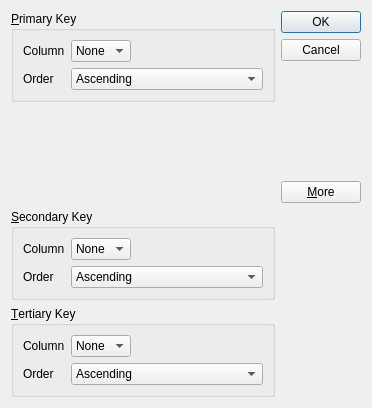
<?xml version="1.0" encoding="UTF-8"?>
<ui version="4.0">
 <class>SortDialog</class>
 <widget class="QDialog" name="SortDialog">
  <property name="geometry">
   <rect>
    <x>0</x>
    <y>0</y>
    <width>372</width>
    <height>408</height>
   </rect>
  </property>
  <property name="windowTitle">
   <string>Sort</string>
  </property>
  <layout class="QGridLayout" name="gridLayout_4">
   <item row="0" column="0">
    <widget class="QGroupBox" name="primaryGroupBox">
     <property name="title">
      <string>&amp;Primary Key</string>
     </property>
     <layout class="QGridLayout" name="gridLayout">
      <item row="0" column="0">
       <widget class="QLabel" name="label">
        <property name="text">
         <string>Column</string>
        </property>
       </widget>
      </item>
      <item row="0" column="1">
       <widget class="QComboBox" name="primaryColumnCombo">
        <item>
         <property name="text">
          <string>None</string>
         </property>
        </item>
       </widget>
      </item>
      <item row="0" column="2">
       <spacer name="horizontalSpacer">
        <property name="orientation">
         <enum>Qt::Horizontal</enum>
        </property>
        <property name="sizeHint" stdset="0">
         <size>
          <width>40</width>
          <height>20</height>
         </size>
        </property>
       </spacer>
      </item>
      <item row="1" column="0">
       <widget class="QLabel" name="label_2">
        <property name="text">
         <string>Order</string>
        </property>
       </widget>
      </item>
      <item row="1" column="1" colspan="2">
       <widget class="QComboBox" name="primaryOrderCombo">
        <item>
         <property name="text">
          <string>Ascending</string>
         </property>
        </item>
        <item>
         <property name="text">
          <string>Descending</string>
         </property>
        </item>
       </widget>
      </item>
     </layout>
    </widget>
   </item>
   <item row="0" column="1" rowspan="2">
    <layout class="QVBoxLayout" name="verticalLayout">
     <item>
      <widget class="QPushButton" name="okButton">
       <property name="text">
        <string>OK</string>
       </property>
       <property name="default">
        <bool>true</bool>
       </property>
      </widget>
     </item>
     <item>
      <widget class="QPushButton" name="cancelButton">
       <property name="text">
        <string>Cancel</string>
       </property>
      </widget>
     </item>
     <item>
      <spacer name="verticalSpacer">
       <property name="orientation">
        <enum>Qt::Vertical</enum>
       </property>
       <property name="sizeHint" stdset="0">
        <size>
         <width>20</width>
         <height>0</height>
        </size>
       </property>
      </spacer>
     </item>
     <item>
      <widget class="QPushButton" name="moreButton">
       <property name="text">
        <string>&amp;More</string>
       </property>
       <property name="checkable">
        <bool>true</bool>
       </property>
      </widget>
     </item>
    </layout>
   </item>
   <item row="1" column="0">
    <spacer name="verticalSpacer_2">
     <property name="orientation">
      <enum>Qt::Vertical</enum>
     </property>
     <property name="sizeHint" stdset="0">
      <size>
       <width>20</width>
       <height>69</height>
      </size>
     </property>
    </spacer>
   </item>
   <item row="2" column="0">
    <widget class="QGroupBox" name="secondaryGroupBox">
     <property name="title">
      <string>&amp;Secondary Key</string>
     </property>
     <layout class="QGridLayout" name="gridLayout_2">
      <item row="0" column="0">
       <widget class="QLabel" name="label_3">
        <property name="text">
         <string>Column</string>
        </property>
       </widget>
      </item>
      <item row="0" column="1">
       <widget class="QComboBox" name="secondaryColumnCombo">
        <item>
         <property name="text">
          <string>None</string>
         </property>
        </item>
       </widget>
      </item>
      <item row="0" column="2">
       <spacer name="horizontalSpacer_2">
        <property name="orientation">
         <enum>Qt::Horizontal</enum>
        </property>
        <property name="sizeHint" stdset="0">
         <size>
          <width>40</width>
          <height>20</height>
         </size>
        </property>
       </spacer>
      </item>
      <item row="1" column="0">
       <widget class="QLabel" name="label_4">
        <property name="text">
         <string>Order</string>
        </property>
       </widget>
      </item>
      <item row="1" column="1" colspan="2">
       <widget class="QComboBox" name="secondaryOrderCombo">
        <item>
         <property name="text">
          <string>Ascending</string>
         </property>
        </item>
        <item>
         <property name="text">
          <string>Descending</string>
         </property>
        </item>
       </widget>
      </item>
     </layout>
    </widget>
   </item>
   <item row="3" column="0">
    <widget class="QGroupBox" name="tertiaryGroupBox">
     <property name="title">
      <string>&amp;Tertiary Key</string>
     </property>
     <layout class="QGridLayout" name="gridLayout_3">
      <item row="0" column="0">
       <widget class="QLabel" name="label_5">
        <property name="text">
         <string>Column</string>
        </property>
       </widget>
      </item>
      <item row="0" column="1">
       <widget class="QComboBox" name="tertiaryColumnCombo">
        <item>
         <property name="text">
          <string>None</string>
         </property>
        </item>
       </widget>
      </item>
      <item row="0" column="2">
       <spacer name="horizontalSpacer_3">
        <property name="orientation">
         <enum>Qt::Horizontal</enum>
        </property>
        <property name="sizeHint" stdset="0">
         <size>
          <width>40</width>
          <height>20</height>
         </size>
        </property>
       </spacer>
      </item>
      <item row="1" column="0">
       <widget class="QLabel" name="label_6">
        <property name="text">
         <string>Order</string>
        </property>
       </widget>
      </item>
      <item row="1" column="1" colspan="2">
       <widget class="QComboBox" name="tertiaryOrderCombo">
        <item>
         <property name="text">
          <string>Ascending</string>
         </property>
        </item>
        <item>
         <property name="text">
          <string>Descending</string>
         </property>
        </item>
       </widget>
      </item>
     </layout>
    </widget>
   </item>
  </layout>
 </widget>
 <tabstops>
  <tabstop>primaryColumnCombo</tabstop>
  <tabstop>primaryOrderCombo</tabstop>
  <tabstop>secondaryColumnCombo</tabstop>
  <tabstop>secondaryOrderCombo</tabstop>
  <tabstop>tertiaryColumnCombo</tabstop>
  <tabstop>tertiaryOrderCombo</tabstop>
  <tabstop>okButton</tabstop>
  <tabstop>cancelButton</tabstop>
  <tabstop>moreButton</tabstop>
 </tabstops>
 <resources/>
 <connections>
  <connection>
   <sender>okButton</sender>
   <signal>clicked()</signal>
   <receiver>SortDialog</receiver>
   <slot>accept()</slot>
   <hints>
    <hint type="sourcelabel">
     <x>304</x>
     <y>30</y>
    </hint>
    <hint type="destinationlabel">
     <x>106</x>
     <y>120</y>
    </hint>
   </hints>
  </connection>
  <connection>
   <sender>cancelButton</sender>
   <signal>clicked()</signal>
   <receiver>SortDialog</receiver>
   <slot>reject()</slot>
   <hints>
    <hint type="sourcelabel">
     <x>325</x>
     <y>62</y>
    </hint>
    <hint type="destinationlabel">
     <x>184</x>
     <y>140</y>
    </hint>
   </hints>
  </connection>
  <connection>
   <sender>moreButton</sender>
   <signal>toggled(bool)</signal>
   <receiver>secondaryGroupBox</receiver>
   <slot>setVisible(bool)</slot>
   <hints>
    <hint type="sourcelabel">
     <x>332</x>
     <y>182</y>
    </hint>
    <hint type="destinationlabel">
     <x>251</x>
     <y>246</y>
    </hint>
   </hints>
  </connection>
  <connection>
   <sender>moreButton</sender>
   <signal>toggled(bool)</signal>
   <receiver>tertiaryGroupBox</receiver>
   <slot>setVisible(bool)</slot>
   <hints>
    <hint type="sourcelabel">
     <x>348</x>
     <y>181</y>
    </hint>
    <hint type="destinationlabel">
     <x>237</x>
     <y>345</y>
    </hint>
   </hints>
  </connection>
 </connections>
</ui>
